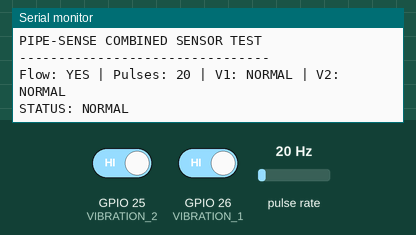
A sketch run on a simulated ESP32. Parts: the last lines printed to the serial monitor. Wiring (inferred from the names in the program): pulse sensor: data GPIO 27. The inputs (shaded band) are chosen by the test bench; at power-on: GPIO 25 (VIBRATION_2) HIGH, GPIO 26 (VIBRATION_1) HIGH, pulse rate 20 Hz.

Above: at 1.2 s.
1.3 s: GPIO 25 (VIBRATION_2) driven LOW
At 2.3 s:
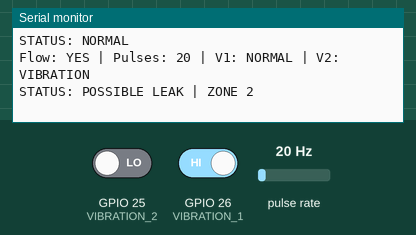
3.5 s: GPIO 26 (VIBRATION_1) driven LOW
At 4.8 s:
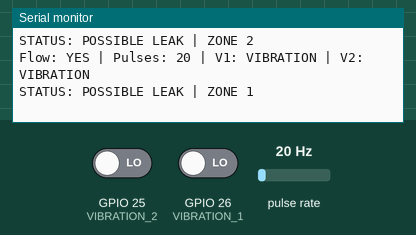
6.5 s: GPIO 25 (VIBRATION_2) driven HIGH
9.5 s: pulse rate (sensor on GPIO 27) set to 4 Hz
At 10.8 s:
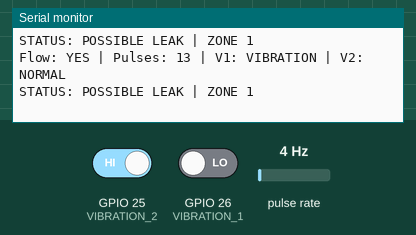
11.0 s: pulse rate (sensor on GPIO 27) set to 50 Hz
At 11.8 s:
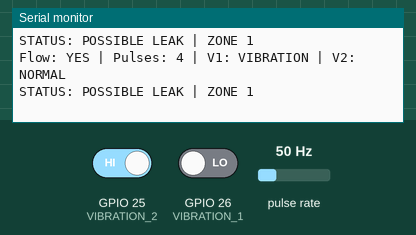
12.5 s: GPIO 26 (VIBRATION_1) driven HIGH
At 13.8 s:
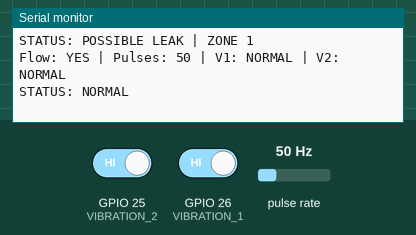
Timing chart, 0 to 15.0 s (numbered marks = the images above; inputs shaded):
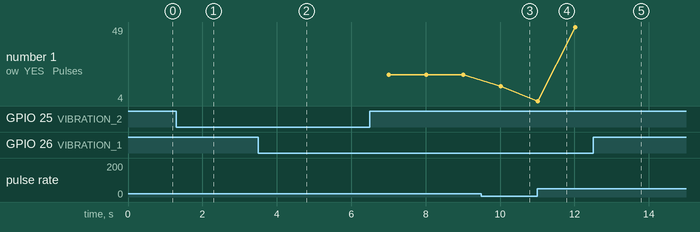

Measured:
- after the input at 1.3 s, the serial monitor: prints a new line after 0.70 s (image 1)
- after the input at 3.5 s, the serial monitor: prints a new line after 0.50 s (image 2)
- after the input at 9.5 s, the serial monitor: prints a new line after 0.52 s (image 3)
- after the input at 12.5 s, the serial monitor: prints a new line after 0.52 s (image 5)
- plotted number 1: 20 → 13 after the input at 9.5 s, 13 → 49 after the input at 11.0 s

The sketch:

10_combined_sensor_test.ino
```cpp
#define FLOW_SENSOR 27
#define VIBRATION_1 26
#define VIBRATION_2 25

volatile int pulseCount = 0;

void IRAM_ATTR countPulse() {
  pulseCount++;
}

void setup() {
  Serial.begin(115200);

  pinMode(FLOW_SENSOR, INPUT);
  pinMode(VIBRATION_1, INPUT);
  pinMode(VIBRATION_2, INPUT);

  attachInterrupt(
    digitalPinToInterrupt(FLOW_SENSOR),
    countPulse,
    FALLING
  );

  Serial.println("PIPE-SENSE COMBINED SENSOR TEST");
  Serial.println("--------------------------------");
}

void loop() {

  pulseCount = 0;

  delay(1000);

  int vibration1 = digitalRead(VIBRATION_1);
  int vibration2 = digitalRead(VIBRATION_2);

  bool flowDetected = pulseCount > 0;

  Serial.print("Flow: ");
  Serial.print(flowDetected ? "YES" : "NO");

  Serial.print(" | Pulses: ");
  Serial.print(pulseCount);

  Serial.print(" | V1: ");
  Serial.print(vibration1 == 0 ? "VIBRATION" : "NORMAL");

  Serial.print(" | V2: ");
  Serial.println(vibration2 == 0 ? "VIBRATION" : "NORMAL");

  if (flowDetected && vibration1 == 0) {
    Serial.println("STATUS: POSSIBLE LEAK | ZONE 1");
  }
  else if (flowDetected && vibration2 == 0) {
    Serial.println("STATUS: POSSIBLE LEAK | ZONE 2");
  }
  else {
    Serial.println("STATUS: NORMAL");
  }

  Serial.println();
}
```
